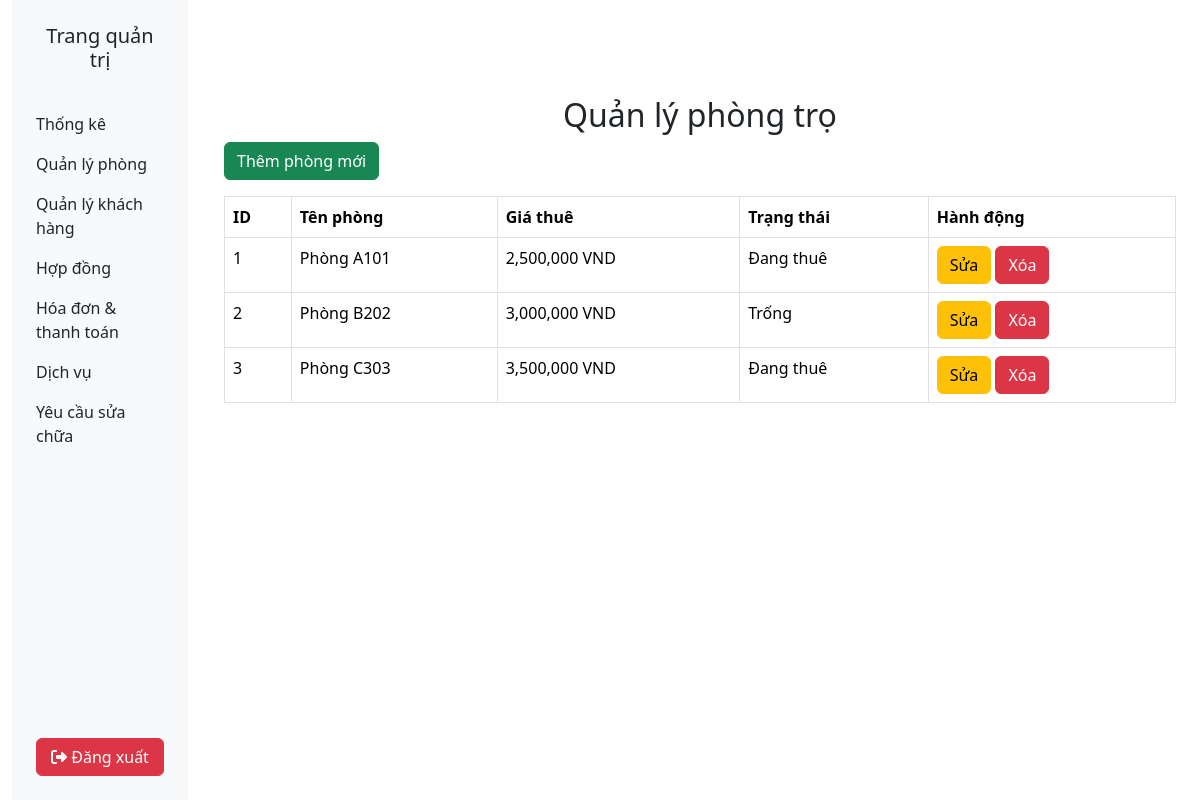
Page /room/index on the committed database.
### tables this page shows
CREATE TABLE rooms (
    id INT AUTO_INCREMENT PRIMARY KEY,
    name VARCHAR(50) NOT NULL,
    price INT NOT NULL,
    status TINYINT(1) DEFAULT 0
);

### app/controllers/RoomController.php (called while the page is built, shortened)
<?php
require_once __DIR__ . '/../models/RoomModel.php';
class RoomController {
    private $roomModel;
    public function __construct() {
        $this->roomModel = new RoomModel();
    }
    public function index() {
        $rooms = $this->roomModel->getAllRooms();
        include __DIR__ . '/../views/rooms/index.php';
    }
}
?>

### index.php (called while the page is built)
<?php
require_once __DIR__ . '/app/core/Router.php';
$router = new Router();
$router->dispatch();
?>

### app/core/Database.php (called while the page is built, shortened)
<?php
class Database {
    private $host = "localhost";
    private $dbname = "boarding_house";
    private $username = "root";
    private $password = "";
    public function __construct() {
        try {
            $this->conn = new PDO("mysql:host=$this->host;dbname=$this->dbname;charset=utf8", $this->username, $this->password);
        } catch (PDOException $e) {
            die("Lỗi kết nối DB: " . $e->getMessage());
        }
    }
}
?>

### app/models/BaseModel.php (called while the page is built, shortened)
<?php
require_once __DIR__ . '/../core/Database.php';
class BaseModel
{
    protected $db;
    public function __construct()
    {
        $this->db = new Database();
    }
    protected function query($sql, $params = [])
    {
        $stmt = $this->db->conn->prepare($sql);
        $stmt->execute($params);
        return $stmt;
    }
    public function getAll($table)
    {
        return $this->query("SELECT * FROM $table")->fetchAll(PDO::FETCH_ASSOC);
    }
}
?>

### app/models/RoomModel.php (called while the page is built, shortened)
<?php
require_once __DIR__ . '/BaseModel.php';
class RoomModel extends BaseModel
{
    protected $table = "rooms";
    public function getAllRooms()
    {
        return $this->getAll($this->table);
    }
}
?>

### app/views/rooms/index.php (the view, shortened to what this page needs)
<div class="container mt-5">
    <h2 class="text-center">Quản lý phòng trọ</h2>
    <a href="/room/create" class="btn btn-success mb-3">Thêm phòng mới</a>
    <table class="table table-bordered">
        <thead>
            <tr>
                <th>ID</th>
                <th>Tên phòng</th>
                <th>Giá thuê</th>
                <th>Trạng thái</th>
                <th>Hành động</th>
            </tr>
        </thead>
        <tbody>
            <?php foreach ($rooms as $room): ?>
                <tr>
                    <td><?= $room['id']; ?></td>
                    <td><?= $room['name']; ?></td>
                    <td><?= number_format($room['price']); ?> VND</td>
                    <td><?= $room['status'] == 1 ? 'Đang thuê' : 'Trống'; ?></td>
                    <td>
                        <a href="/room/update/?id=<?= $room['id']?>" class="btn btn-warning btn-edit">
                            Sửa
                        </a>
                        <form method="POST" action="/room/delete" class="d-inline">
                        <button type="submit" class="btn btn-danger">
                            Xóa
                        </button>
                        </form>
                    </td>
                </tr>
            <?php endforeach; ?>
        </tbody>
    </table>
</div>
<?php
$content = ob_get_clean();
require_once __DIR__ . '/../layouts/index.php';
?>

### app/views/layouts/index.php (shortened to what this page needs)
<div class="container-fluid">
    <div class="row">
        <div class="col-2">
            <?php require_once __DIR__ . '/sidebar.php'; ?>
        </div>
        <div class="col-10 mt-5">
            <?= $content; ?>
        </div>
    </div>
</div>
<?php
$content = ob_get_clean();
require_once __DIR__ . '/base.php';
?>

### app/views/layouts/sidebar.php
<nav class="bg-light">
  <div class="d-flex flex-column min-vh-100 px-4">
    <div class="py-4">
      <h5 class="text-center">
        Trang quản trị
      </h5>
    </div>
    <ul class="navbar-nav ">
      <li class="nav-item">
        <a class="nav-link active" aria-current="page" href="#">Thống kê</a>
      </li>
      <li class="nav-item">
        <a class="nav-link" href="/room/index">Quản lý phòng</a>
      </li>
      <li class="nav-item">
        <a class="nav-link" href="/tenant/index">Quản lý khách hàng</a>
      </li>
      <li class="nav-item">
        <a class="nav-link">Hợp đồng</a>
      </li>
      <li class="nav-item">
        <a class="nav-link">Hóa đơn & thanh toán</a>
      </li>
      <li class="nav-item">
        <a class="nav-link">Dịch vụ</a>
      </li>
      <li class="nav-item">
        <a class="nav-link">Yêu cầu sửa chữa</a>
      </li>
    </ul>
    <a href="/?controller=logout" class="btn btn-danger mt-auto mb-4"><i class="fas fa-sign-out-alt"></i> Đăng xuất</a>
  </div>
</nav>

### app/core/Router.php (shortened to what this page needs)
<?php
class Router {
    public function dispatch() {
        $url = isset($_GET['url']) ? $_GET['url'] : 'user/login';
        $urlParts = explode('/', trim($url, '/'));
        $controllerName = !empty($urlParts[0]) ? ucfirst($urlParts[0]) . 'Controller' : 'UserController';
        $actionName = !empty($urlParts[1]) ? $urlParts[1] : 'login';
        $controllerFile = realpath(__DIR__ . '/../controllers/' . $controllerName . '.php');
        if (file_exists($controllerFile)) {
            $controller = new $controllerName();
            if (method_exists($controller, $actionName)) {
                call_user_func([$controller, $actionName]);
            } else {
                die("Lỗi 404: Không tìm thấy action '$actionName'.");
            }
        } else {
            die("Lỗi 404: Không tìm thấy controller '$controllerName'.");
        }
    }
}
?>

### app/views/layouts/base.php (shortened to what this page needs)
<!DOCTYPE html>
<html lang="vi">
<head>
  <link href="https://cdn.jsdelivr.net/npm/bootstrap@5.3.3/dist/css/bootstrap.min.css" rel="stylesheet">
  <link rel="stylesheet" href="https://cdnjs.cloudflare.com/ajax/libs/font-awesome/6.7.2/css/all.min.css" />
</head>
<body class="p-0">
  <?= $content; ?>
</body>
</html>

### rows in the picture
rooms: id "1", name "Phòng A101", price "2,500,000", status "Đang thuê"
rooms: id "2", name "Phòng B202", price "3,000,000", status "Trống"
rooms: id "3", name "Phòng C303", price "3,500,000", status "Đang thuê"
